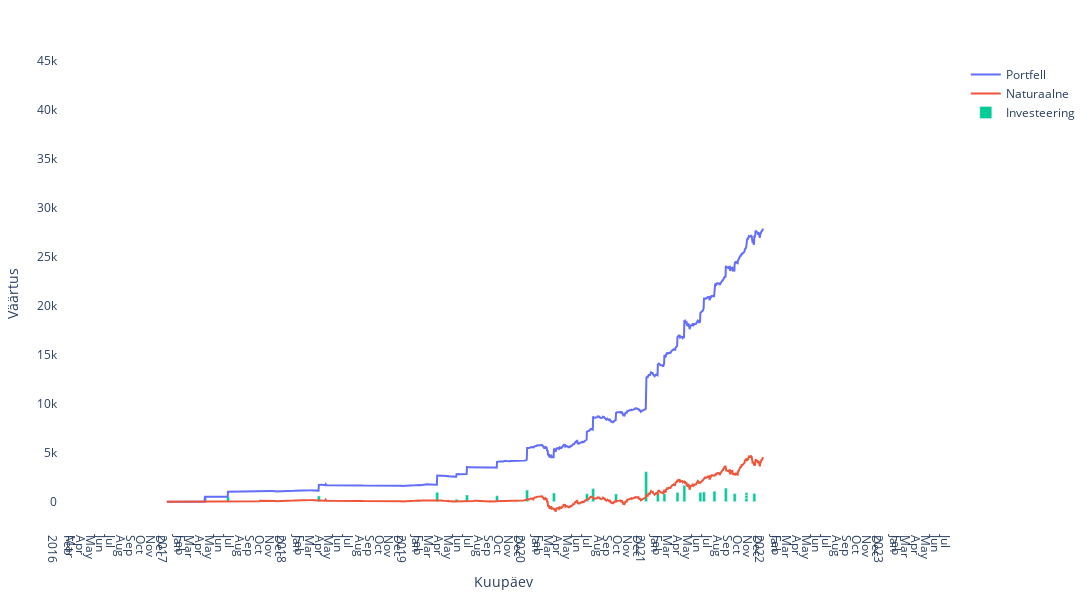

Here is the notebook cell this chart was saved with:
### Code cell
plotdf = plotdf = yearportfoliodf[!, ["Kuupäev"]]
plotdf."KOKKU" = sum.(eachrow(yearportfoliodf[!, names(yearportfoliodf)[1:end-1]]))

df = yearportfoliodf[!, ["Kuupäev"]]
df."KOKKU" = sum.(eachrow(yearportfoliodf[!, names(yearportfoliodf)[1:end-1]]))
yearbuysdf = alltradesdf[(alltradesdf."TEHINGUPÄEV" .>= periodstart) .& (alltradesdf."TEHINGUPÄEV" .<= periodend), ["TEHINGUPÄEV", "KOKKU"]]
for row in eachrow(df)
    row."KOKKU" += yearbuysdf[row."Kuupäev" .>= yearbuysdf."TEHINGUPÄEV", "KOKKU"] |> sum
end

df2 = alltradesdf[(alltradesdf."TEHINGUPÄEV" .>= periodstart) .& (alltradesdf."TEHINGUPÄEV" .<= periodend), ["TEHINGUPÄEV", "KOKKU"]]
df2."KOKKU" = -df2."KOKKU"

layout = Layout(
    xaxis_title="Kuupäev",
    yaxis_title="Väärtus",
    xaxis=attr(dtick="M1", tickformat="%b\n%Y", ticklabelmode="period", range=[periodstart, periodend]),
    plot_bgcolor="white",
    width=1800, height=600,
    barmode="relative"
)
plot(
    [
     scatter(plotdf, x=:Kuupäev, y=:KOKKU, name="Portfell")
     scatter(df, x=:Kuupäev, y=:KOKKU, name="Naturaalne")
     bar(df2, x=:TEHINGUPÄEV, y=:KOKKU, name="Investeering")
    ],
    layout
)

### Figure 1 — Plotly figure (JSON) as saved in the notebook; plotly's stock layout.template omitted (floating-point values rounded to 4 significant figures; data arrays with more than 128 entries replaced by an {"elided": "..."} marker saying what was removed)
{"data": [{"name": "Portfell", "type": "scatter", "x": {"elided": "1825 str values"}, "y": {"elided": "1825 float values"}}, {"name": "Naturaalne", "type": "scatter", "x": {"elided": "1825 str values"}, "y": {"elided": "1825 float values"}}, {"name": "Investeering", "type": "bar", "x": ["2017-04-28", "2017-07-07", "2018-04-11", "2019-04-08", "2019-06-06", "2019-07-08", "2019-10-08", "2020-01-08", "2020-03-30", "2020-07-09", "2020-07-28", "2020-10-06", "2021-01-06", "2021-02-11", "2021-03-03", "2021-04-12", "2021-05-03", "2021-06-21", "2021-07-02", "2021-08-03", "2021-09-07", "2021-10-04", "2021-11-09", "2021-11-09", "2021-11-09", "2021-12-03"], "y": [499.5, 496.8, 585.6, 953.1, 243, 677.5, 602.2, 1182.0, 882.8, 807.4, 1335.0, 782.2, 3057, 872.5, 807.8, 931.8, 1664.0, 941.4, 981.4, 1066.0, 1386, 823.2, 346.4, 309.2, 265.8, 839.8]}], "layout": {"barmode": "relative", "height": 600, "margin": {"b": 50, "l": 50, "r": 50, "t": 60}, "plot_bgcolor": "white", "width": 1800, "xaxis": {"autorange": false, "dtick": "M1", "range": ["2016-02-02 23:04:10.644", "2023-07-18 12:59:28.968"], "tickformat": "%b\n%Y", "ticklabelmode": "period", "title": {"text": "Kuupäev"}, "type": "date"}, "yaxis": {"autorange": false, "range": [-2687.0, 45080.0], "title": {"text": "Väärtus"}, "type": "linear"}}}
